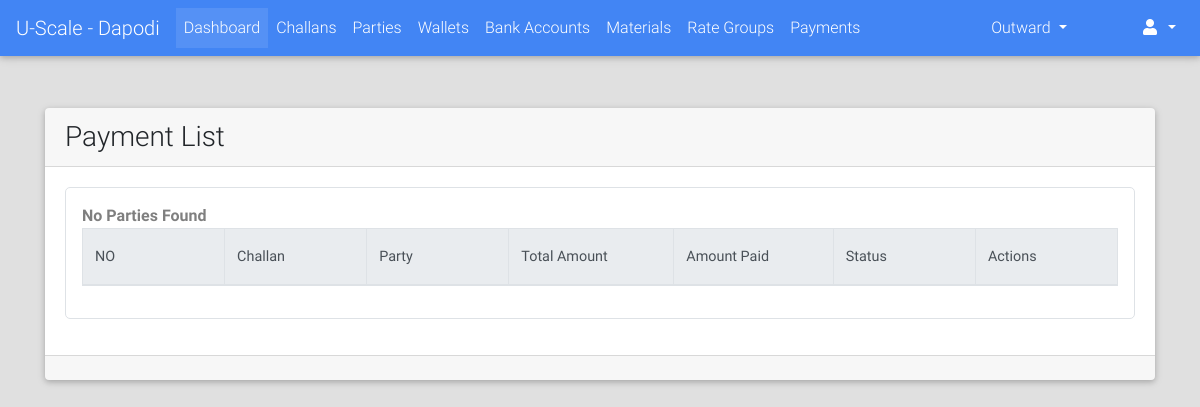
The page /payments/list/ (signed in) on the database as committed earlier.
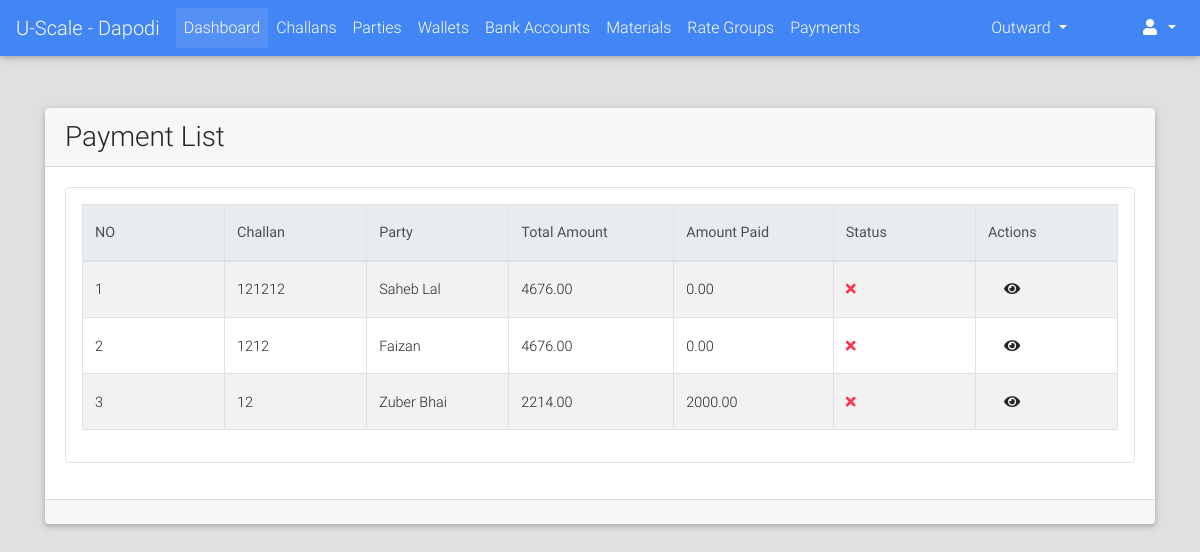
The same page on the database as committed later.
### payments/models.py (models this page shows, shortened)
class Payment(models.Model):
    PAYMENT_MODE_CHOICES = (("DP", "Direct Payment"), ("AL", "Account Less"))
    PAYMENT_STATUS_CHOICES = (("PN", "Pending"), ("DN", "Done"))
    challan = models.OneToOneField("challans.Challan", on_delete=models.CASCADE)
    payment_mode = models.CharField(max_length=2, choices=PAYMENT_MODE_CHOICES, blank=True, null=True)
    status = models.CharField(max_length=2, choices=PAYMENT_STATUS_CHOICES, default="PN")
    payed_amount = models.DecimalField(max_digits=9, decimal_places=2, default=0.00)
    amount = models.DecimalField(max_digits=9, decimal_places=2, null=True, blank=True)
    payed_on = models.DateTimeField(blank=True, null=True)
    image = models.ImageField(upload_to="payments/", blank=True, null=True)
    extra_info = models.TextField(blank=True)
    created_on = models.DateTimeField(auto_now_add=True)
    @property
    def get_absolute_url(self):
        return reverse_lazy("payments:detail", kwargs={"id": self.id})

### challans/models.py (models this page shows, shortened)
class Challan(models.Model):
    STATUS_CHOICES = (("PN", "Pending"), ("DN", "Done"))
    created_by = models.ForeignKey(User, on_delete=models.PROTECT)
    party = models.ForeignKey("parties.Party", on_delete=models.CASCADE)
    challan_no = models.PositiveIntegerField(blank=True, null=True)
    vehicle_details = models.CharField(max_length=128, blank=True, null=True)
    weights_amount = models.DecimalField(max_digits=9, decimal_places=2, default=decimal.Decimal(0.00))
    extra_charges = models.DecimalField(verbose_name="Kata Charges", max_digits=9, decimal_places=2,
                                        default=decimal.Decimal(0.00), validators=[MinValueValidator(limit_value=0), MaxValueValidator(limit_value=100)])
    round_amount = models.DecimalField(max_digits=4, decimal_places=2, default=decimal.Decimal(0.00), validators=[MinValueValidator(limit_value=-10), MaxValueValidator(limit_value=10)])
    total_amount = models.DecimalField(max_digits=9, decimal_places=2, default=decimal.Decimal(0.00), validators=[MinValueValidator(limit_value=0)])
    image = models.ImageField(upload_to="payments/", blank=True, null=True)
    extra_info = models.TextField(blank=True)
    created_on = models.DateTimeField(auto_now_add=True, editable=True)
    updated_on = models.DateTimeField(auto_now=True, editable=True)
    is_entries_done = models.BooleanField(default=False)
    is_reports_done = models.BooleanField(default=False)
    is_rates_assigned = models.BooleanField(default=False)
    is_payed = models.BooleanField(default=False)
    status = models.CharField(max_length=2, choices=STATUS_CHOICES, default="PN")
    def __str__(self):
        return str(self.challan_no)

### parties/models.py (models this page shows, shortened)
class Party(models.Model):
    RATE_TYPE_CHOICES = (("GR", "Group Rate"), ("IR", "Individual Rate"))
    rate_type = models.CharField(max_length=2, choices=RATE_TYPE_CHOICES)
    rate_group = models.ForeignKey("rates.RateGroup", on_delete=models.PROTECT, blank=True, null=True)
    name = models.CharField(max_length=128)
    party_code = models.CharField(max_length=32, blank=True)
    address = models.TextField(blank=True)
    phone = models.CharField(max_length=13)
    whatsapp = models.CharField(max_length=13, blank=True)
    email = models.EmailField(blank=True, null=True)
    extra_info = models.TextField(blank=True)
    is_wallet_party = models.BooleanField(default=False)
    is_active = models.BooleanField(default=True)
    def __str__(self):
        return self.name
    class Meta:
        verbose_name = "Party"
        verbose_name_plural = "Parties"

### payments/views.py (the view)
# urls.py: url(r'^payments/list/$', views.PaymentListView.as_view(), name="payments_list"),
class PaymentListView(LoginRequiredMixin, ListView):
    template_name = "payments/list.html"
    model = Payment
    context_object_name = "payments"
    ordering = "-id"

### portal/templates/payments/list.html (shortened to what this page needs)
{% extends "portal/base.html" %}
{% load crispy_forms_tags %}
{% load static %}
{% block custom_links %}
    <link href="{% static "css/addons/datatables.min.css" %}" rel="stylesheet">
    <link href="{% static "css/addons/datatables-select.min.css" %}" rel="stylesheet">
{% endblock %}
{% block content %}
    <br><br>
    <div class="container">
        <div class="card">
            <div class="card-header">
                <h3 class="m-auto">Payment List</h3>
            </div>
            <div class="card-body">
                 <div class="table p-3 border" style="border-radius: 5px">
                     <table id="dt-basic-checkbox" class="table table-striped table-bordered" cellspacing="0" width="100%">
                         <thead class="thead-light">
                            <th class="th-sm">NO</th>
                            <th class="th-sm">Challan</th>
                            <th class="th-sm">Party</th>
                            <th class="th-sm">Total Amount</th>
                            <th class="th-sm">Amount Paid</th>
                            <th class="th-sm">Status</th>
                            <th class="th-sm">Actions</th>
                         </thead>
                         <tbody>
                             {% if payments %}
                                 {% for payment in payments %}
                                     <tr>
                                        <td>{{ forloop.counter }}</td>
                                        <td>{{ payment.challan }}</td>
                                        <td>{{ payment.challan.party }}</td>
                                        <td>{{ payment.amount }}</td>
                                        <td>{{ payment.payed_amount }}</td>
                                        <td>
                                            {% if payment.status == "DN" %}
                                                <i class="fa fa-check text-success"></i>
                                            {% else %}
                                                <i class="fa fa-times text-danger"></i>
                                            {% endif %}
                                        </td>
                                        <td class="m-auto">
                                            <a class="m-3" href="{{ payment.get_absolute_url }}"><i class="fa fa-eye"></i></a>
                                        </td>
                                     </tr>
                                 {% endfor %}
                             {% else %}
                                 <span class="text-black-50 font-weight-bold">No Parties Found</span>
                             {% endif %}
                         </tbody>
                    </table>
                 </div>
            </div>
            <div class="card-footer">
            </div>
        </div>
    </div>
{% endblock %}

Rows that differ between the two databases and show on the page:
added Payment: challan "121212", challan.party "Saheb Lal", amount "4676.00", payed_amount "0.00", status "PN" (drawn)
added Payment: challan "1212", challan.party "Faizan", amount "4676.00", payed_amount "0.00", status "PN" (drawn)
added Payment: challan "12", challan.party "Zuber Bhai", amount "2214.00", payed_amount "2000.00", status "PN" (drawn)
Other text that changed with them:
text no longer shown: "No Parties Found"
